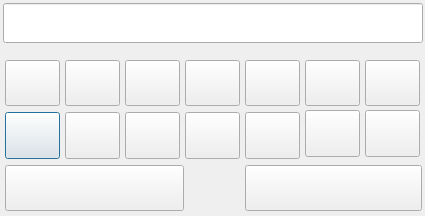
<?xml version="1.0" encoding="UTF-8"?>
<ui version="4.0">
 <class>NumKeyboard</class>
 <widget class="QDialog" name="NumKeyboard">
  <property name="enabled">
   <bool>true</bool>
  </property>
  <property name="geometry">
   <rect>
    <x>0</x>
    <y>0</y>
    <width>425</width>
    <height>216</height>
   </rect>
  </property>
  <property name="windowTitle">
   <string>请输入...</string>
  </property>
  <property name="windowIcon">
   <iconset resource="../Image/Images.qrc">
    <normaloff>:/Images/fpi-icon.png</normaloff>:/Images/fpi-icon.png</iconset>
  </property>
  <property name="styleSheet">
   <string notr="true">border-image: url(:/Images/keybg.png);</string>
  </property>
  <widget class="QPushButton" name="num6Button">
   <property name="geometry">
    <rect>
     <x>5</x>
     <y>112</y>
     <width>55</width>
     <height>47</height>
    </rect>
   </property>
   <property name="font">
    <font>
     <pointsize>22</pointsize>
    </font>
   </property>
   <property name="autoFillBackground">
    <bool>false</bool>
   </property>
   <property name="styleSheet">
    <string notr="true">border-image: url(:/Images/6.png);</string>
   </property>
   <property name="text">
    <string/>
   </property>
   <property name="autoDefault">
    <bool>true</bool>
   </property>
   <property name="default">
    <bool>false</bool>
   </property>
   <property name="flat">
    <bool>false</bool>
   </property>
  </widget>
  <widget class="QPushButton" name="backspaceButton">
   <property name="geometry">
    <rect>
     <x>365</x>
     <y>60</y>
     <width>55</width>
     <height>46</height>
    </rect>
   </property>
   <property name="font">
    <font>
     <pointsize>14</pointsize>
    </font>
   </property>
   <property name="autoFillBackground">
    <bool>false</bool>
   </property>
   <property name="styleSheet">
    <string notr="true">border-image: url(:/Images/cut.png);</string>
   </property>
   <property name="text">
    <string/>
   </property>
   <property name="autoDefault">
    <bool>true</bool>
   </property>
   <property name="default">
    <bool>false</bool>
   </property>
   <property name="flat">
    <bool>false</bool>
   </property>
  </widget>
  <widget class="QPushButton" name="num4Button">
   <property name="geometry">
    <rect>
     <x>185</x>
     <y>60</y>
     <width>55</width>
     <height>46</height>
    </rect>
   </property>
   <property name="font">
    <font>
     <pointsize>22</pointsize>
    </font>
   </property>
   <property name="autoFillBackground">
    <bool>false</bool>
   </property>
   <property name="styleSheet">
    <string notr="true">border-image: url(:/Images/4.png);</string>
   </property>
   <property name="text">
    <string/>
   </property>
   <property name="autoDefault">
    <bool>true</bool>
   </property>
   <property name="default">
    <bool>false</bool>
   </property>
   <property name="flat">
    <bool>false</bool>
   </property>
  </widget>
  <widget class="QPushButton" name="okButton">
   <property name="geometry">
    <rect>
     <x>245</x>
     <y>165</y>
     <width>177</width>
     <height>46</height>
    </rect>
   </property>
   <property name="font">
    <font>
     <pointsize>14</pointsize>
    </font>
   </property>
   <property name="autoFillBackground">
    <bool>false</bool>
   </property>
   <property name="styleSheet">
    <string notr="true">border-image: url(:/Images/conform.png);</string>
   </property>
   <property name="text">
    <string/>
   </property>
   <property name="autoDefault">
    <bool>true</bool>
   </property>
   <property name="default">
    <bool>false</bool>
   </property>
   <property name="flat">
    <bool>false</bool>
   </property>
  </widget>
  <widget class="QPushButton" name="leftButton">
   <property name="geometry">
    <rect>
     <x>365</x>
     <y>110</y>
     <width>55</width>
     <height>47</height>
    </rect>
   </property>
   <property name="font">
    <font>
     <pointsize>22</pointsize>
    </font>
   </property>
   <property name="autoFillBackground">
    <bool>false</bool>
   </property>
   <property name="styleSheet">
    <string notr="true">border-image: url(:/Images/clear.png);</string>
   </property>
   <property name="text">
    <string/>
   </property>
   <property name="icon">
    <iconset>
     <normaloff>:/new/prefix1/left.png</normaloff>:/new/prefix1/left.png</iconset>
   </property>
   <property name="iconSize">
    <size>
     <width>50</width>
     <height>50</height>
    </size>
   </property>
   <property name="autoDefault">
    <bool>true</bool>
   </property>
   <property name="default">
    <bool>false</bool>
   </property>
   <property name="flat">
    <bool>false</bool>
   </property>
  </widget>
  <widget class="QPushButton" name="num1Button">
   <property name="enabled">
    <bool>true</bool>
   </property>
   <property name="geometry">
    <rect>
     <x>5</x>
     <y>60</y>
     <width>55</width>
     <height>46</height>
    </rect>
   </property>
   <property name="font">
    <font>
     <pointsize>22</pointsize>
    </font>
   </property>
   <property name="autoFillBackground">
    <bool>false</bool>
   </property>
   <property name="styleSheet">
    <string notr="true">border-image: url(:/Images/1.png);</string>
   </property>
   <property name="text">
    <string/>
   </property>
   <property name="autoDefault">
    <bool>true</bool>
   </property>
   <property name="default">
    <bool>false</bool>
   </property>
   <property name="flat">
    <bool>false</bool>
   </property>
  </widget>
  <widget class="QPushButton" name="cancelButton">
   <property name="geometry">
    <rect>
     <x>5</x>
     <y>165</y>
     <width>179</width>
     <height>46</height>
    </rect>
   </property>
   <property name="font">
    <font>
     <pointsize>14</pointsize>
    </font>
   </property>
   <property name="autoFillBackground">
    <bool>false</bool>
   </property>
   <property name="styleSheet">
    <string notr="true">border-image: url(:/Images/esc.png);</string>
   </property>
   <property name="text">
    <string/>
   </property>
   <property name="autoDefault">
    <bool>true</bool>
   </property>
   <property name="default">
    <bool>false</bool>
   </property>
   <property name="flat">
    <bool>false</bool>
   </property>
  </widget>
  <widget class="QPushButton" name="num9Button">
   <property name="geometry">
    <rect>
     <x>185</x>
     <y>112</y>
     <width>55</width>
     <height>47</height>
    </rect>
   </property>
   <property name="font">
    <font>
     <pointsize>22</pointsize>
    </font>
   </property>
   <property name="autoFillBackground">
    <bool>false</bool>
   </property>
   <property name="styleSheet">
    <string notr="true">border-image: url(:/Images/9.png);</string>
   </property>
   <property name="text">
    <string/>
   </property>
   <property name="autoDefault">
    <bool>true</bool>
   </property>
   <property name="default">
    <bool>false</bool>
   </property>
   <property name="flat">
    <bool>false</bool>
   </property>
  </widget>
  <widget class="QPushButton" name="num8Button">
   <property name="geometry">
    <rect>
     <x>125</x>
     <y>112</y>
     <width>55</width>
     <height>47</height>
    </rect>
   </property>
   <property name="font">
    <font>
     <pointsize>22</pointsize>
    </font>
   </property>
   <property name="autoFillBackground">
    <bool>false</bool>
   </property>
   <property name="styleSheet">
    <string notr="true">border-image: url(:/Images/8.png);</string>
   </property>
   <property name="text">
    <string/>
   </property>
   <property name="autoDefault">
    <bool>true</bool>
   </property>
   <property name="default">
    <bool>false</bool>
   </property>
   <property name="flat">
    <bool>false</bool>
   </property>
  </widget>
  <widget class="QPushButton" name="num2Button">
   <property name="geometry">
    <rect>
     <x>65</x>
     <y>60</y>
     <width>55</width>
     <height>46</height>
    </rect>
   </property>
   <property name="font">
    <font>
     <pointsize>22</pointsize>
    </font>
   </property>
   <property name="autoFillBackground">
    <bool>false</bool>
   </property>
   <property name="styleSheet">
    <string notr="true">border-image: url(:/Images/2.png);</string>
   </property>
   <property name="text">
    <string/>
   </property>
   <property name="autoDefault">
    <bool>false</bool>
   </property>
   <property name="default">
    <bool>false</bool>
   </property>
   <property name="flat">
    <bool>false</bool>
   </property>
  </widget>
  <widget class="QPushButton" name="num7Button">
   <property name="geometry">
    <rect>
     <x>65</x>
     <y>112</y>
     <width>55</width>
     <height>47</height>
    </rect>
   </property>
   <property name="font">
    <font>
     <pointsize>22</pointsize>
    </font>
   </property>
   <property name="autoFillBackground">
    <bool>false</bool>
   </property>
   <property name="styleSheet">
    <string notr="true">border-image: url(:/Images/7.png);</string>
   </property>
   <property name="text">
    <string/>
   </property>
   <property name="autoDefault">
    <bool>true</bool>
   </property>
   <property name="default">
    <bool>false</bool>
   </property>
   <property name="flat">
    <bool>false</bool>
   </property>
  </widget>
  <widget class="QPushButton" name="dotButton">
   <property name="geometry">
    <rect>
     <x>305</x>
     <y>60</y>
     <width>55</width>
     <height>46</height>
    </rect>
   </property>
   <property name="font">
    <font>
     <pointsize>22</pointsize>
    </font>
   </property>
   <property name="autoFillBackground">
    <bool>false</bool>
   </property>
   <property name="styleSheet">
    <string notr="true">border-image: url(:/Images/dot.png);</string>
   </property>
   <property name="text">
    <string/>
   </property>
   <property name="autoDefault">
    <bool>true</bool>
   </property>
   <property name="default">
    <bool>false</bool>
   </property>
   <property name="flat">
    <bool>false</bool>
   </property>
  </widget>
  <widget class="QPushButton" name="num3Button">
   <property name="geometry">
    <rect>
     <x>125</x>
     <y>60</y>
     <width>55</width>
     <height>46</height>
    </rect>
   </property>
   <property name="font">
    <font>
     <pointsize>22</pointsize>
    </font>
   </property>
   <property name="autoFillBackground">
    <bool>false</bool>
   </property>
   <property name="styleSheet">
    <string notr="true">border-image: url(:/Images/3.png);</string>
   </property>
   <property name="text">
    <string/>
   </property>
   <property name="autoDefault">
    <bool>true</bool>
   </property>
   <property name="default">
    <bool>false</bool>
   </property>
   <property name="flat">
    <bool>false</bool>
   </property>
  </widget>
  <widget class="QPushButton" name="num0Button">
   <property name="geometry">
    <rect>
     <x>245</x>
     <y>112</y>
     <width>55</width>
     <height>47</height>
    </rect>
   </property>
   <property name="font">
    <font>
     <pointsize>22</pointsize>
    </font>
   </property>
   <property name="autoFillBackground">
    <bool>false</bool>
   </property>
   <property name="styleSheet">
    <string notr="true">border-image: url(:/Images/0.png);</string>
   </property>
   <property name="text">
    <string/>
   </property>
   <property name="autoDefault">
    <bool>true</bool>
   </property>
   <property name="default">
    <bool>false</bool>
   </property>
   <property name="flat">
    <bool>false</bool>
   </property>
  </widget>
  <widget class="QPushButton" name="num5Button">
   <property name="geometry">
    <rect>
     <x>245</x>
     <y>60</y>
     <width>55</width>
     <height>46</height>
    </rect>
   </property>
   <property name="font">
    <font>
     <pointsize>22</pointsize>
    </font>
   </property>
   <property name="autoFillBackground">
    <bool>false</bool>
   </property>
   <property name="styleSheet">
    <string notr="true">border-image: url(:/Images/5.png);</string>
   </property>
   <property name="text">
    <string/>
   </property>
   <property name="autoDefault">
    <bool>true</bool>
   </property>
   <property name="default">
    <bool>false</bool>
   </property>
   <property name="flat">
    <bool>false</bool>
   </property>
  </widget>
  <widget class="QPushButton" name="signButton">
   <property name="geometry">
    <rect>
     <x>305</x>
     <y>110</y>
     <width>55</width>
     <height>47</height>
    </rect>
   </property>
   <property name="font">
    <font>
     <pointsize>20</pointsize>
    </font>
   </property>
   <property name="autoFillBackground">
    <bool>false</bool>
   </property>
   <property name="styleSheet">
    <string notr="true">border-image: url(:/Images/-.png);</string>
   </property>
   <property name="text">
    <string/>
   </property>
   <property name="autoDefault">
    <bool>true</bool>
   </property>
   <property name="default">
    <bool>false</bool>
   </property>
   <property name="flat">
    <bool>false</bool>
   </property>
  </widget>
  <widget class="QLineEdit" name="lineEdit">
   <property name="geometry">
    <rect>
     <x>3</x>
     <y>3</y>
     <width>420</width>
     <height>40</height>
    </rect>
   </property>
   <property name="font">
    <font>
     <family>Microsoft YaHei</family>
     <pointsize>18</pointsize>
     <weight>50</weight>
     <italic>false</italic>
     <bold>false</bold>
    </font>
   </property>
   <property name="styleSheet">
    <string notr="true">border-image: url(:/Images/iputbg.png);</string>
   </property>
   <property name="text">
    <string/>
   </property>
  </widget>
 </widget>
 <resources>
  <include location="../Image/Images.qrc"/>
 </resources>
 <connections/>
</ui>
